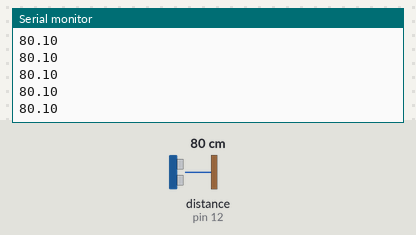
Bench run of a sketch on a simulated Arduino Uno, built with avr-gcc and run on an emulated ATmega328P. On the bench: the last lines printed to the serial monitor. Wiring (inferred from the names in the program): ultrasonic range finder: trigger pin 13; echo pin 12. The test bench sets the inputs (shaded band); at power-on: distance to the obstacle (sensor on pin 12) 80 cm. The echo pulse lasts 58.3 µs per cm.

Above: at 1.2 s.
1.3 s: distance to the obstacle (sensor on pin 12) set to 2 cm
At 2.0 s:
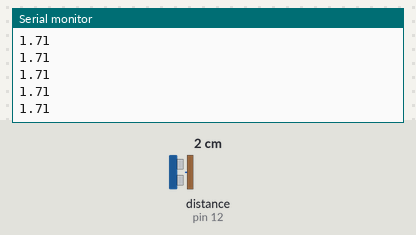
2.8 s: distance to the obstacle (sensor on pin 12) set to 4 cm
At 3.3 s:
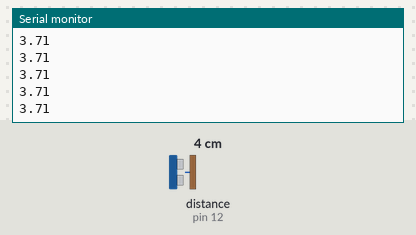
Timing chart, 0 to 5.8 s (numbered marks = the images above; inputs shaded):
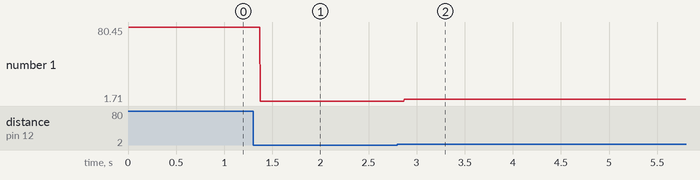

Measured:
- after the input at 1.3 s, the serial monitor: prints a new line after 0.07 s (image 1)
- after the input at 2.8 s, the serial monitor: prints a new line after 0.07 s (image 2)
- plotted number 1: 80.1 → 1.71 after the input at 1.3 s, 1.71 → 3.7 after the input at 2.8 s

The sketch:

dashboard_teste.ino
```cpp
  int trigger = 13;
  int echo = 12;
  float dist = 0;


void setup() {
  // put your setup code here, to run once:

  pinMode(trigger,OUTPUT);
  pinMode(echo, INPUT);
  Serial.begin(9600);


}

void loop() {
  // put your main code here, to run repeatedly:
  digitalWrite(trigger,LOW);
  delayMicroseconds(5);
  digitalWrite(trigger,HIGH);
  delayMicroseconds(10);
  digitalWrite(trigger,LOW);

  dist = pulseIn(echo,HIGH);
  dist = dist/58;

  Serial.println(dist);

}
```
